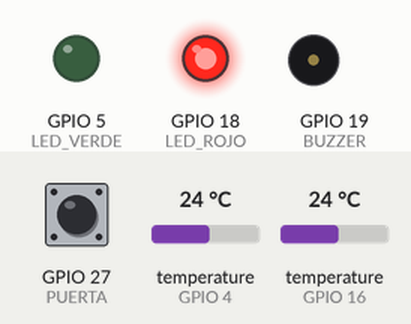
Recording of a sketch running on a simulated ESP32. Parts: output pins drawn as LEDs (lit = HIGH), buzzer (waves = sounding). The inputs (shaded band) are chosen by the test bench; at power-on: temperature (sensors on GPIO 4, GPIO 16) 24 °C, GPIO 27 (PUERTA) LOW. WiFi joins after 1.5 s; servers stay silent unless stated; no MQTT or app messages arrive unless stated; what the sketch prints to the serial monitor is not drawn.

Above: at 2.3 s.
2.4 s: temperature (sensor on GPIO 4) set to 5.8 °C
6.5 s: temperature (sensor on GPIO 4) set to 4.7 °C
At 8.4 s:
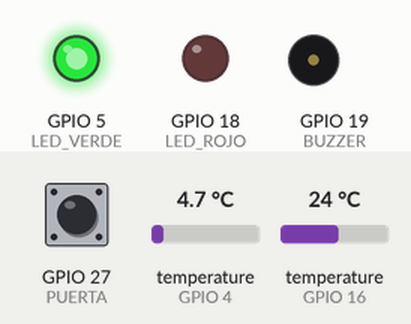
8.7 s: GPIO 27 (PUERTA) pulled HIGH for 1.4 s
At 9.62 s:
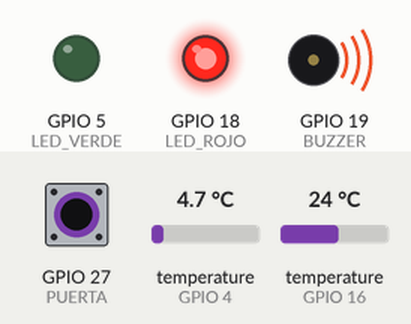
11.6 s: GPIO 27 (PUERTA) pulled HIGH for 3.2 s
At 15.9 s:
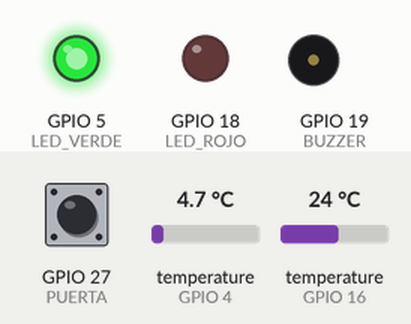
Timing chart, 0 to 17.4 s (numbered marks = the images above; inputs shaded):
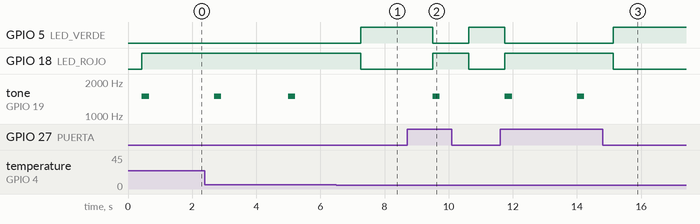

Measured:
- the behaviour switches between 5.3 and 5.2 °C on temperature (sensor on GPIO 4) (found by bisection; images 0 and 1)
- after the input at 6.5 s, GPIO 5 (LED_VERDE): LOW → HIGH after 0.76 s; GPIO 18 (LED_ROJO): HIGH → LOW after 0.76 s; tone on GPIO 19 (BUZZER): stays silent (without the input it goes to 1500 Hz after 0.76 s)
- after the input at 8.7 s, GPIO 5 (LED_VERDE): HIGH → LOW after 0.81 s, → HIGH 1.1 s later; GPIO 18 (LED_ROJO): LOW → HIGH after 0.81 s, → LOW 1.1 s later; tone on GPIO 19 (BUZZER): silent → 1500 Hz after 0.81 s, → silent 0.22 s later
- after the input at 11.6 s, GPIO 5 (LED_VERDE): HIGH → LOW after 0.15 s, → HIGH 3.4 s later; GPIO 18 (LED_ROJO): LOW → HIGH after 0.15 s, → LOW 3.4 s later; tone on GPIO 19 (BUZZER): alternates 1500 Hz for 0.22 s and silent for 2.0 s, starting after 0.15 s
- by itself, tone on GPIO 19 (BUZZER): alternates 1500 Hz for 0.22 s and silent for 2.1 s

The sketch:

sketch.ino
```cpp
#include <WiFi.h>
#include <PubSubClient.h>
#include <OneWire.h>
#include <DallasTemperature.h>

#define TEMP_INT 4
#define TEMP_EXT 16
#define PUERTA 27
#define LED_ROJO 18
#define LED_VERDE 5
#define BUZZER 19

const char* servidor="broker.emqx.io";
const int puerto=1883;
const char* canal="frioguard/hackathon2026/demo-a7c39d2b/telemetria";
const float TEMP_MIN=0.0,TEMP_MAX=5.0;
WiFiClient red;
PubSubClient mqtt(red);
OneWire busIn(TEMP_INT),busOut(TEMP_EXT);
DallasTemperature sensorIn(&busIn),sensorOut(&busOut);
unsigned long ultimoPitido=0,ultimoIntentoMQTT=0;

void setup(){
  Serial.begin(115200);
  pinMode(PUERTA,INPUT_PULLUP);
  pinMode(LED_ROJO,OUTPUT);
  pinMode(LED_VERDE,OUTPUT);
  pinMode(BUZZER,OUTPUT);
  digitalWrite(LED_ROJO,LOW);
  digitalWrite(LED_VERDE,LOW);
  noTone(BUZZER);
  sensorIn.begin();sensorOut.begin();
  sensorIn.setResolution(10);sensorOut.setResolution(10);
  WiFi.mode(WIFI_STA);
  WiFi.begin("Wokwi-GUEST","",6);
  mqtt.setServer(servidor,puerto);
  mqtt.setBufferSize(512);
  Serial.println("FRIOGUARD 4.0 INICIADO");
}

void loop(){
  if(WiFi.status()==WL_CONNECTED){
    if(!mqtt.connected() && millis()-ultimoIntentoMQTT>=3000){
      ultimoIntentoMQTT=millis();
      String id="frioguard_esp32_"+String((uint32_t)ESP.getEfuseMac(),HEX);
      if(mqtt.connect(id.c_str())) Serial.println("MQTT CONECTADO");
      else Serial.printf("ERROR MQTT: %d\n",mqtt.state());
    }
    if(mqtt.connected()) mqtt.loop();
  }

  sensorIn.requestTemperatures();sensorOut.requestTemperatures();
  float ti=sensorIn.getTempCByIndex(0),te=sensorOut.getTempCByIndex(0);
  bool okIn=ti!=DEVICE_DISCONNECTED_C,okOut=te!=DEVICE_DISCONNECTED_C;
  bool abierta=digitalRead(PUERTA)==HIGH;
  bool fuera=okIn&&(ti<TEMP_MIN||ti>TEMP_MAX);
  bool alarma=abierta||fuera||!okIn;

  digitalWrite(LED_ROJO,alarma?HIGH:LOW);
  digitalWrite(LED_VERDE,alarma?LOW:HIGH);
  if(alarma){
    if(ultimoPitido==0||millis()-ultimoPitido>=1200){
      tone(BUZZER,1500,220);ultimoPitido=millis();
    }
  }else{noTone(BUZZER);ultimoPitido=0;}

  const char* motivo=!okIn?"sensor_interno":abierta?"puerta_abierta":fuera?"temperatura_fuera_de_rango":"normal";
  Serial.println("\n--------- FRIOGUARD 4.0 ---------");
  if(okIn) Serial.printf("Interior: %.2f C\n",ti);else Serial.println("Interior: SIN LECTURA");
  if(okOut) Serial.printf("Exterior: %.2f C\n",te);else Serial.println("Exterior: SIN LECTURA");
  Serial.printf("Puerta: %s\n",abierta?"ABIERTA":"CERRADA");
  Serial.printf("Estado: %s\n",alarma?"ALERTA":"NORMAL");
  Serial.printf("Motivo: %s\n",motivo);

  String json="{\"proyecto\":\"FrioGuard 4.0\",\"ms\":"+String(millis());
  json+=",\"temperatura_interna\":"+(okIn?String(ti,2):String("null"));
  json+=",\"temperatura_externa\":"+(okOut?String(te,2):String("null"));
  json+=",\"puerta\":\""+String(abierta?"abierta":"cerrada")+"\"";
  json+=",\"alarma\":"+String(alarma?"true":"false");
  json+=",\"motivo\":\""+String(motivo)+"\"}";
  Serial.println("DATOS_JSON: "+json);

  if(mqtt.connected()){
    if(mqtt.publish(canal,json.c_str())) Serial.println("DATOS ENVIADOS POR MQTT");
    else Serial.println("ERROR AL ENVIAR MQTT");
  }else{
    Serial.println("MQTT NO CONECTADO");
    Serial.println(WiFi.status()==WL_CONNECTED?"WiFi: CONECTADO":"WiFi: DESCONECTADO");
    Serial.printf("Estado MQTT: %d\n",mqtt.state());
  }
  delay(700);
}
```
